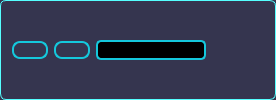
                  <widget class="QFrame" name="frame_7">
                   <property name="styleSheet">
                    <string notr="true">QFrame{
background-color: rgb(53, 53, 79);
border: 1.25px solid rgb(85,255,255);
border-radius: 6px;
}</string>
                   </property>
                   <property name="frameShape">
                    <enum>QFrame::Panel</enum>
                   </property>
                   <property name="frameShadow">
                    <enum>QFrame::Plain</enum>
                   </property>
                   <property name="lineWidth">
                    <number>0</number>
                   </property>
                   <layout class="QHBoxLayout" name="horizontalLayout_3">
                    <item>
                     <widget class="QPushButton" name="menu_uno">
                      <property name="styleSheet">
                       <string notr="true">QFrame{
background-color: rgb(53, 53, 79)
}

QPushButton{
font: 87 12pt &quot;Arial Black&quot;;
background-color:000000ff;
border: 2px solid #14c8dc;
border-radius: 8px;
color: rgb(	225, 255, 255);
}
QPushButton:hover{
background-color: rgb(0, 0, 0);
}</string>
                      </property>
                      <property name="text">
                       <string/>
                      </property>
                      <property name="icon">
                       <iconset>
                        <normaloff>iconos/angulo-doble-pequeno-izquierdo.png</normaloff>iconos/angulo-doble-pequeno-izquierdo.png</iconset>
                      </property>
                      <property name="iconSize">
                       <size>
                        <width>32</width>
                        <height>32</height>
                       </size>
                      </property>
                     </widget>
                    </item>
                    <item>
                     <widget class="QPushButton" name="menu_dos">
                      <property name="styleSheet">
                       <string notr="true">QFrame{
background-color: rgb(53, 53, 79)
}

QPushButton{
font: 87 12pt &quot;Arial Black&quot;;
background-color:000000ff;
border: 2px solid #14c8dc;
border-radius: 8px;
color: rgb(	225, 255, 255);
}
QPushButton:hover{
background-color: rgb(0, 0, 0);
}</string>
                      </property>
                      <property name="text">
                       <string/>
                      </property>
                      <property name="icon">
                       <iconset>
                        <normaloff>iconos/angulo-doble-pequeno-derecho.png</normaloff>iconos/angulo-doble-pequeno-derecho.png</iconset>
                      </property>
                      <property name="iconSize">
                       <size>
                        <width>32</width>
                        <height>32</height>
                       </size>
                      </property>
                     </widget>
                    </item>
                    <item>
                     <widget class="QLineEdit" name="lineEdit">
                      <property name="styleSheet">
                       <string notr="true">QLineEdit{
background-color: rgb(0, 0, 0);
border: 2px solid #14c8dc;
border-radius: 5px;
color: rgb(	225, 255, 255);
font 75 12pt &quot;Times New Roman&quot;;
}</string>
                      </property>
                     </widget>
                    </item>
                    <item>
                     <widget class="QPushButton" name="pushButton_10">
                      <property name="styleSheet">
                       <string notr="true">QFrame{
background-color: rgb(53, 53, 79)
}

QPushButton{
font: 87 12pt &quot;Arial Black&quot;;
background-color:000000ff;
border: 0px solid #14c8dc;
border-radius: 8px;
color: rgb(	225, 255, 255);
margin: 3px;
padding: 7px;

}
QPushButton:hover{
background-color: rgb(0, 0, 0);
margin: 5px;
}</string>
                      </property>
                      <property name="text">
                       <string/>
                      </property>
                      <property name="icon">
                       <iconset>
                        <normaloff>iconos/busqueda.png</normaloff>iconos/busqueda.png</iconset>
                      </property>
                     </widget>
                    </item>
                   </layout>
                  </widget>
